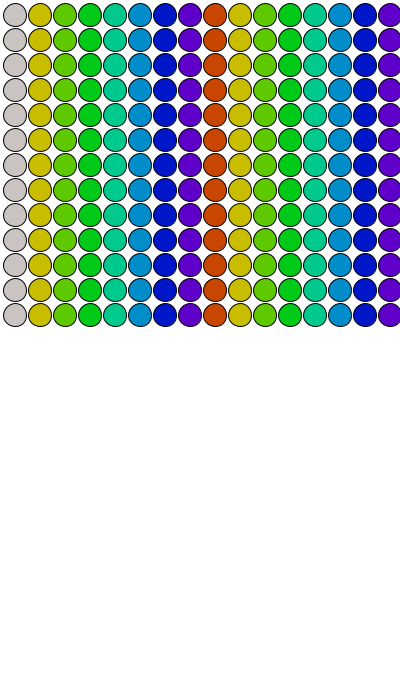
Frame 1 (no input)
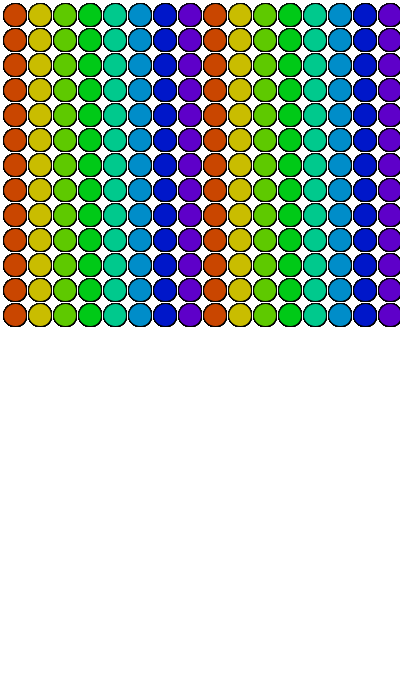
Frame 60 (the mouse pressed at the canvas centre just before this capture)
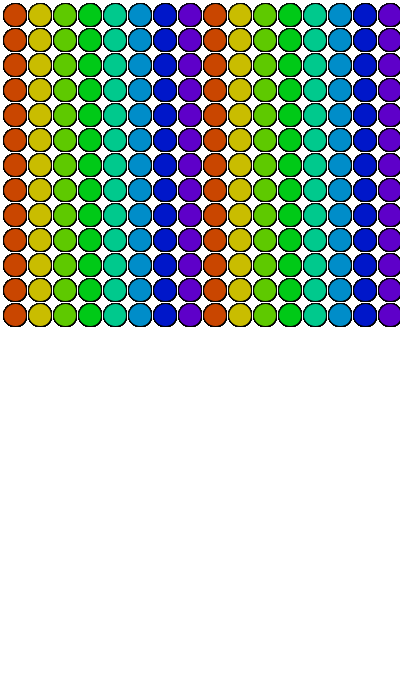
Frame 120 (the mouse held since frame 60 and released just before this capture)

The Processing sketch that drew these frames (run headless with seeded random() and noise(); from frame 60 on, the mouse is pressed at the canvas centre):

// Processing sketch: grid
// ── grid.pde
int x = 10;
int y = 10;
void setup() {
  size(400, 700);
  background(255);
  colorMode(HSB);
}

void draw() {
  x = 0;
  for ( x = 0; x <= 500; x += 10) {
    x += 15;
    fill(x % 200, y, 201);
    y = 5;
    for ( y = 0; y<= 300; y += 10) {
      y += 15;
      ellipse(x, y, 23, 23);
    }
  }
}
